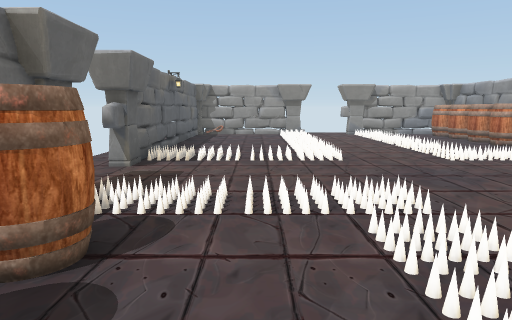
view 1 (above)

13 first-person views from a walk through a 3-D level made in the Unity game engine. The camera is 1.3 m above the floor, tilts 8° down and sees 70° across. Doors are open. The floor is counted in squares, 1 m on a side. Each view is taken from the middle of a square. On the plan, view 1 faces up. The plan holds only what a view shows up to about 15 squares ahead; the rest is blank. Some animated figures are not drawn.

view 2
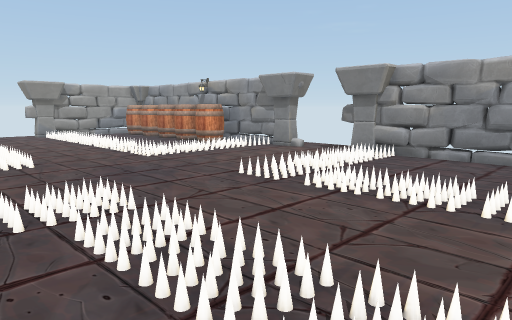

view 3
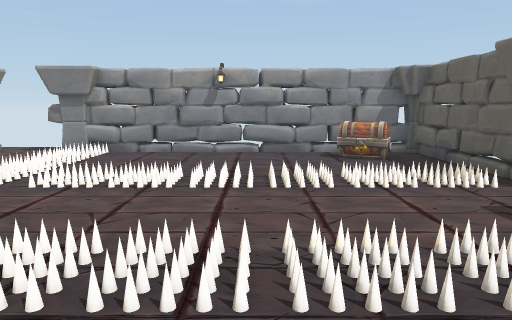

view 4
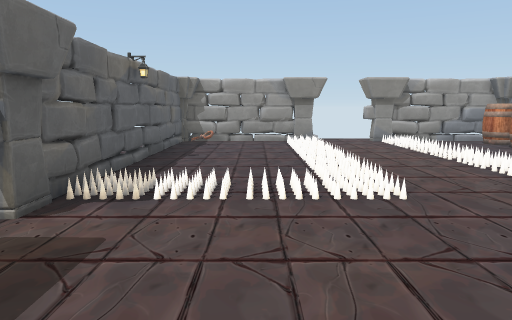

view 5
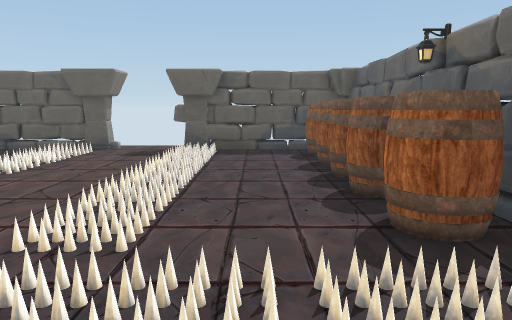

view 6
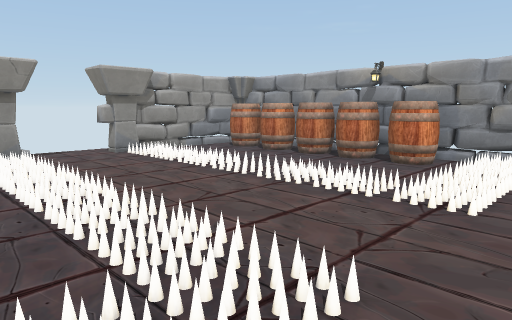

view 7
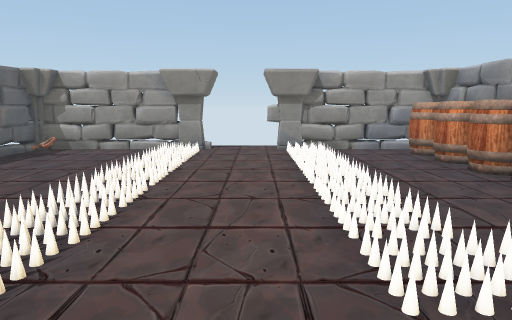

view 8
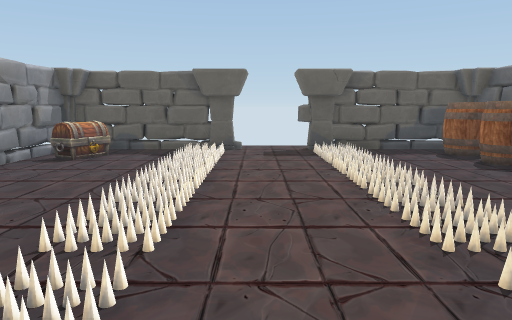

view 9
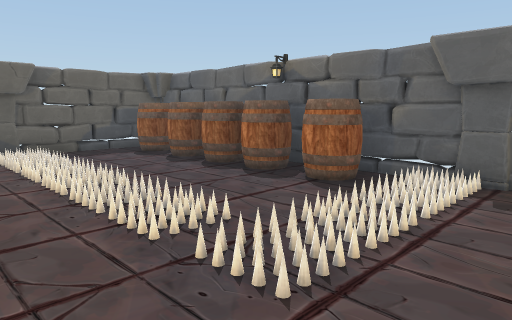

view 10
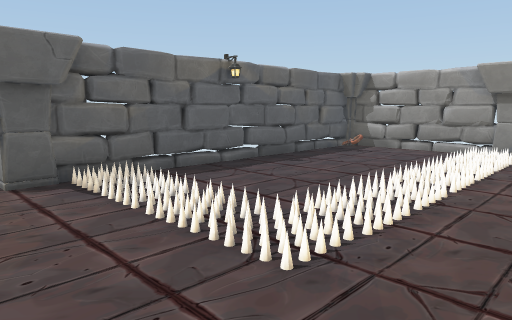

view 11
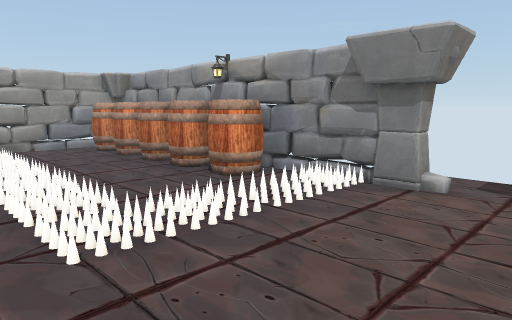

view 12
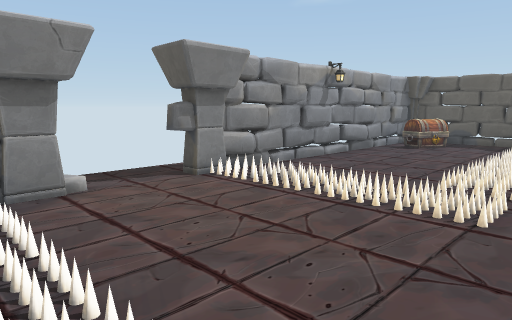

view 13
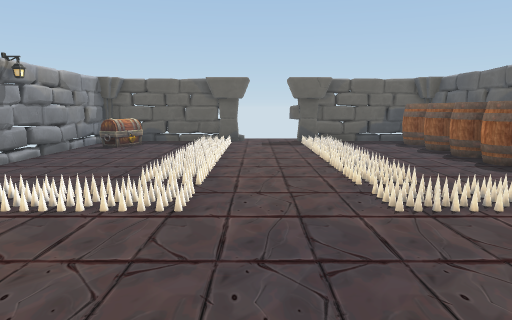

### Floor plan
Points are (right, up) in squares from view 1. A wall is a line through its corners. A room is listed if a view was taken in it or the views show most of it. See-through windows are left out.
Room 1 (views 1, 2, 3, 4, 5, 6, 7, 8, 9, 10, 11, 12, 13)
walls: (-2.9, 8.2) (-3, 7.7); (-2.9, 4.7) (-3, 3.7); (-2.9, 4.5) (-2.8, -4.5); (-3, 10.8) (-2.9, 9.3); (-2.8, 11.1) (-3, 10.4); (-2.9, 2.9) (-3, 2.4); (10.1, 5.7) (10.1, 6.2); (9.9, 9.4) (10, 10.2) (9.9, 10.5); (10, 9.4) (10, 18.5); (9.8, 2.8) (10.1, 4); (-2.9, 1.5) (-3, 1); (10, 11.1) (10.1, 11.6); (-3, 13.1) (-2.8, 11.8); (9.9, 1.8) (10.1, 2.2) (9.9, 2.5); (10.1, 1.4) (10.2, 2.4); (10, 0.6) (9.8, 2); (-2.8, 14.6) (-3, 11.8) (-2.9, 11.5); (-2.8, 16) (-3, 14.3); (9.9, -1.3) (10, -0.8); (-2.8, 16.3) (-3.2, 14.9); (9.8, -2) (10, -0.2); (9.9, -2.1) (9.8, -0.6) (10.1, 1.3); (1.5, 18.6) (0.4, 18.8) (0, 18.6); (1.6, 18.7) (-3, 18.7) (-2.9, 7.8); (1.5, 18.7) (0.1, 18.6); (5.5, -4.6) (7, -4.8); (0.9, -4.7) (1.6, -4.8); (5.4, -4.7) (9.9, -4.7) (10, 4.6); (5.9, 18.7) (5.4, 18.8); (-0.3, -4.6) (0.8, -4.9); (6.1, 18.7) (5.5, 18.8); (-0.8, 18.6) (-2.6, 18.9); (6.7, 18.7) (6.2, 18.8); (9.7, -3.3) (10, -1.6); (7.4, -4.6) (8.6, -4.9); (6.6, -4.9) (7.1, -4.7); (-1.4, 18.7) (-1.9, 18.8); (7.8, 18.6) (7, 18.8) (5.7, 18.7); (-1.5, -4.9) (-1, -4.7) (-0.4, -4.9); (-2.9, 18.3) (-2.8, 17.5); (-2.9, 18.3) (-3, 16.8); (-2.1, -4.7) (-1.1, -4.9); (-2.5, -4.8) (2.7, -4.8); (8.5, 18.9) (8, 18.7); (9, -4.7) (9.6, -4.8); (9.2, 18.6) (7, 18.8); (9.9, -4.4) (10, -3); (10.2, -4.3) (10, -3); (9.5, 18.8) (4.4, 18.7)
low walls: (-3, 4.3) (-2.8, 2.7); (-3.1, 10.9) (-3.2, 10.4); (10.1, 9.4) (9.8, 11.3); (9.9, 10.5) (10, 11) (9.9, 11.8); (10, 3.1) (9.8, 4.4); (9.7, 1.5) (9.7, 2); (10.1, 1.5) (10.1, 2.2); (9.6, 0.9) (9.5, 1.4); (-2.8, 14.4) (-3, 13.5); (-3, 16.1) (-2.9, 14.9); (9.8, -2.7) (10, -2.1); (0, 18.6) (-0.6, 18.8); (1.5, 18.9) (1, 18.9); (5.5, -4.8) (6.5, -4.6); (0.7, 18.9) (-1.9, 18.6); (-0.1, -4.8) (0.9, -4.7); (-0.4, -4.8) (0.1, -4.8); (-0.7, 18.8) (-1.1, 18.8); (7.7, -4.9) (8.2, -4.9); (8, -4.8) (8.9, -4.6); (-1.9, -5) (-1.5, -4.9)
ways out: open door at (-3, 7.5); open door at (3.5, -5); open door at (3.5, 19); open door at (10, 6.5)
objects: pillar (-3, 5) to (-3, 6); pillar (-3, 9); barrel (-2, -4) to (-2, -3); barrel (-2, -2) to (-2, -1); barrel (-2, 0); barrel (-2, 1) to (-2, 2); barrel (-2, 3); spikes (-2, 4); spikes (-2, 10); key (-2, 17); spikes (-1, 5); spikes (-1, 10); spikes (1, 5); spikes (1, 10); pillar (2, -5); spikes (2, -3); spikes (2, -2); spikes (2, -1); spikes (2, 1); spikes (2, 2); spikes (2, 4); spikes (2, 5); spikes (2, 10); spikes (2, 11); spikes (2, 12); spikes (2, 14); spikes (2, 15); spikes (2, 17); spikes (2, 18); pillar (2, 19); pillar (5, -5); pillar (5, 19); spikes (6, -3); spikes (6, -2); spikes (6, -1); spikes (6, 1); spikes (6, 2); spikes (6, 3); spikes (6, 5); spikes (6, 10); spikes (6, 11); spikes (6, 13); spikes (6, 14); spikes (6, 15); spikes (6, 17); spikes (6, 18); spikes (7, 5); spikes (7, 10); chest (8, -3) to (9, -2); spikes (8, 5); spikes (8, 10); spikes (9, 5); spikes (9, 10); barrel (9, 11) to (9, 12); barrel (9, 13) to (9, 14); barrel (9, 15); barrel (9, 16); barrel (9, 17) to (9, 18)

Where each view was taken, in squares from view 1:
view 1: 0 up, 0 right, facing up
view 2: 0 up, 0 right, facing up-right
view 3: 0 up, 1 left, facing right
view 4: 4 up, 0 right, facing up
view 5: 7 up, 0 right, facing down
view 6: 8 up, 0 right, facing up-right
view 7: 7 up, 4 right, facing up
view 8: 7 up, 4 right, facing down
view 9: 7 up, 4 right, facing down-left
view 10: 7 up, 4 right, facing up-left
view 11: 6 up, 4 right, facing up-right
view 12: 10 up, 4 right, facing down-right
view 13: 10 up, 4 right, facing down
